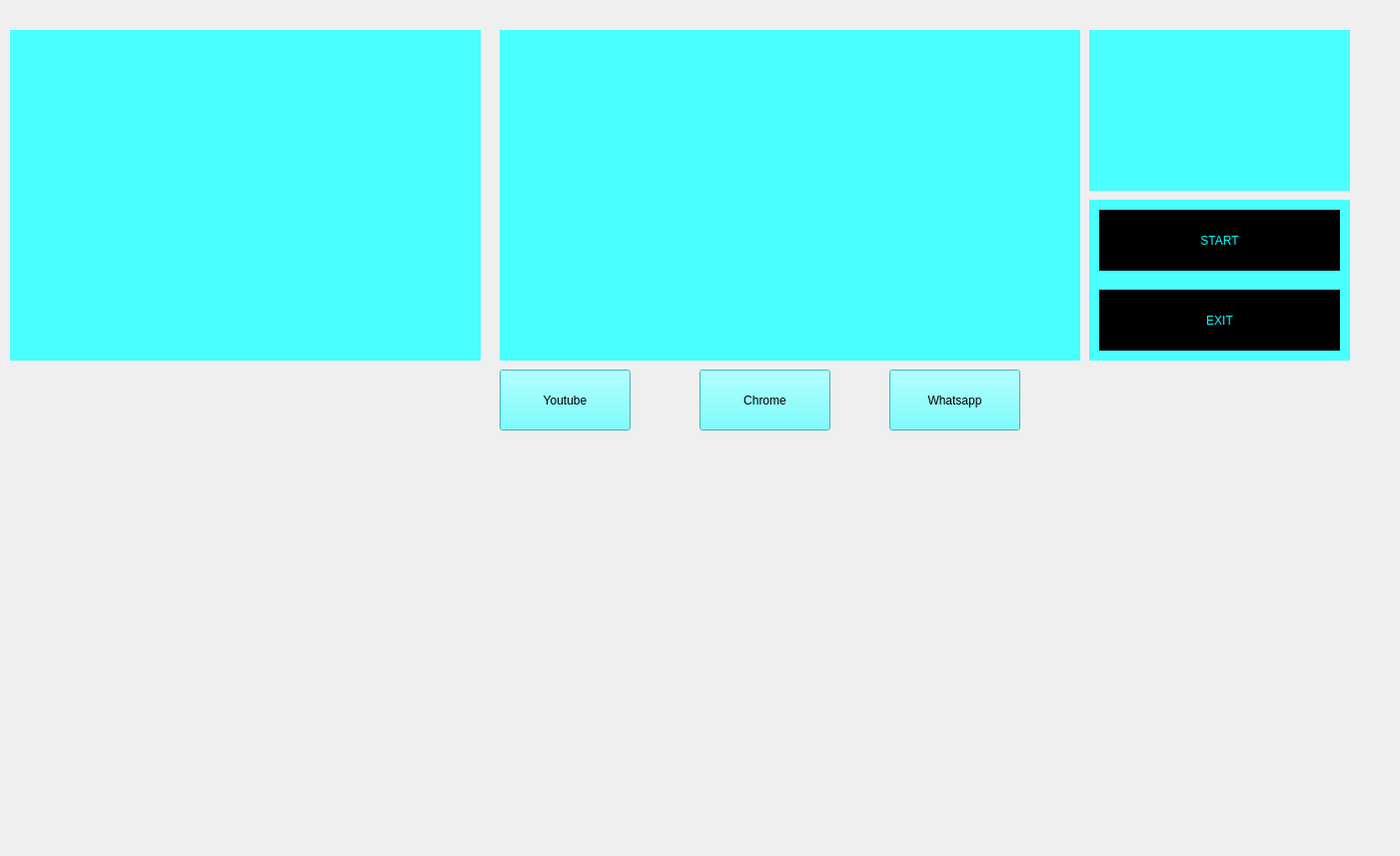
<?xml version="1.0" encoding="UTF-8"?>
<ui version="4.0">
 <class>JarvisUI</class>
 <widget class="QDialog" name="JarvisUI">
  <property name="geometry">
   <rect>
    <x>0</x>
    <y>0</y>
    <width>1401</width>
    <height>857</height>
   </rect>
  </property>
  <property name="windowTitle">
   <string>Dialog</string>
  </property>
  <widget class="QLabel" name="bg_1">
   <property name="geometry">
    <rect>
     <x>0</x>
     <y>0</y>
     <width>1381</width>
     <height>871</height>
    </rect>
   </property>
   <property name="text">
    <string/>
   </property>
   <property name="pixmap">
    <pixmap>../GUI MATERIAL/B.G/Black_Template.jpg</pixmap>
   </property>
   <property name="scaledContents">
    <bool>true</bool>
   </property>
  </widget>
  <widget class="QLabel" name="bg_2">
   <property name="geometry">
    <rect>
     <x>10</x>
     <y>30</y>
     <width>471</width>
     <height>331</height>
    </rect>
   </property>
   <property name="styleSheet">
    <string notr="true">background-color: rgb(74, 255, 255);</string>
   </property>
   <property name="text">
    <string/>
   </property>
  </widget>
  <widget class="QLabel" name="bg_3">
   <property name="geometry">
    <rect>
     <x>500</x>
     <y>30</y>
     <width>581</width>
     <height>331</height>
    </rect>
   </property>
   <property name="styleSheet">
    <string notr="true">background-color: rgb(74, 255, 255);</string>
   </property>
   <property name="text">
    <string/>
   </property>
  </widget>
  <widget class="QLabel" name="Gif_1">
   <property name="geometry">
    <rect>
     <x>20</x>
     <y>50</y>
     <width>441</width>
     <height>291</height>
    </rect>
   </property>
   <property name="text">
    <string/>
   </property>
   <property name="pixmap">
    <pixmap>C:/Users/KALPIT VORA/Desktop/5a9628b9256d9e54afd861edc949b0f2_w200.webp</pixmap>
   </property>
   <property name="scaledContents">
    <bool>true</bool>
   </property>
  </widget>
  <widget class="QLabel" name="Gif_2">
   <property name="geometry">
    <rect>
     <x>510</x>
     <y>40</y>
     <width>561</width>
     <height>311</height>
    </rect>
   </property>
   <property name="text">
    <string/>
   </property>
   <property name="pixmap">
    <pixmap>../GUI MATERIAL/ExtraGui/61de57a229cd6901f83fe0f9d04b5dca_w200.webp</pixmap>
   </property>
   <property name="scaledContents">
    <bool>true</bool>
   </property>
  </widget>
  <widget class="QLabel" name="Gif_3">
   <property name="geometry">
    <rect>
     <x>-100</x>
     <y>330</y>
     <width>661</width>
     <height>431</height>
    </rect>
   </property>
   <property name="text">
    <string/>
   </property>
   <property name="pixmap">
    <pixmap>../GUI MATERIAL/VoiceReg/__1.gif</pixmap>
   </property>
   <property name="scaledContents">
    <bool>true</bool>
   </property>
  </widget>
  <widget class="QLabel" name="bg_5">
   <property name="geometry">
    <rect>
     <x>1090</x>
     <y>30</y>
     <width>261</width>
     <height>161</height>
    </rect>
   </property>
   <property name="styleSheet">
    <string notr="true">background-color: rgb(74, 255, 255);</string>
   </property>
   <property name="text">
    <string/>
   </property>
  </widget>
  <widget class="QLabel" name="Gif_4">
   <property name="geometry">
    <rect>
     <x>1100</x>
     <y>40</y>
     <width>241</width>
     <height>141</height>
    </rect>
   </property>
   <property name="text">
    <string/>
   </property>
   <property name="pixmap">
    <pixmap>../GUI MATERIAL/ExtraGui/Earth.gif</pixmap>
   </property>
   <property name="scaledContents">
    <bool>true</bool>
   </property>
  </widget>
  <widget class="QLabel" name="bg_6">
   <property name="geometry">
    <rect>
     <x>1090</x>
     <y>620</y>
     <width>291</width>
     <height>231</height>
    </rect>
   </property>
   <property name="text">
    <string/>
   </property>
   <property name="pixmap">
    <pixmap>../GUI MATERIAL/B.G/gyhf.jpg</pixmap>
   </property>
   <property name="scaledContents">
    <bool>true</bool>
   </property>
  </widget>
  <widget class="QTextBrowser" name="Texttime_2">
   <property name="geometry">
    <rect>
     <x>1120</x>
     <y>750</y>
     <width>241</width>
     <height>91</height>
    </rect>
   </property>
   <property name="styleSheet">
    <string notr="true">background-color: Transparent;
 border-radius:none;</string>
   </property>
  </widget>
  <widget class="QTextBrowser" name="Texttime_1">
   <property name="geometry">
    <rect>
     <x>1120</x>
     <y>630</y>
     <width>231</width>
     <height>81</height>
    </rect>
   </property>
   <property name="styleSheet">
    <string notr="true">background-color: Transparent;
 border-radius:none;</string>
   </property>
  </widget>
  <widget class="QPushButton" name="pushButton_Strat">
   <property name="geometry">
    <rect>
     <x>1100</x>
     <y>210</y>
     <width>241</width>
     <height>61</height>
    </rect>
   </property>
   <property name="styleSheet">
    <string notr="true"> 
background-color: rgb(0, 0, 0);
font: 20pt &quot;MS Shell Dlg 2&quot;;
border-radius:none;
color: rgb(0, 255, 255);</string>
   </property>
   <property name="text">
    <string>START</string>
   </property>
  </widget>
  <widget class="QLabel" name="bg_7">
   <property name="geometry">
    <rect>
     <x>1090</x>
     <y>200</y>
     <width>261</width>
     <height>161</height>
    </rect>
   </property>
   <property name="styleSheet">
    <string notr="true">background-color: rgb(74, 255, 255);</string>
   </property>
   <property name="text">
    <string/>
   </property>
  </widget>
  <widget class="QPushButton" name="pushButton_Exit">
   <property name="geometry">
    <rect>
     <x>1100</x>
     <y>290</y>
     <width>241</width>
     <height>61</height>
    </rect>
   </property>
   <property name="styleSheet">
    <string notr="true"> 
background-color: rgb(0, 0, 0);
font: 20pt &quot;MS Shell Dlg 2&quot;;
border-radius:none;
color: rgb(0, 255, 255);</string>
   </property>
   <property name="text">
    <string>EXIT</string>
   </property>
  </widget>
  <widget class="QLabel" name="bg_8">
   <property name="geometry">
    <rect>
     <x>1090</x>
     <y>400</y>
     <width>291</width>
     <height>231</height>
    </rect>
   </property>
   <property name="text">
    <string/>
   </property>
   <property name="pixmap">
    <pixmap>../GUI MATERIAL/B.G/gyhf.jpg</pixmap>
   </property>
   <property name="scaledContents">
    <bool>true</bool>
   </property>
  </widget>
  <widget class="QTextBrowser" name="Texttime_3">
   <property name="geometry">
    <rect>
     <x>1120</x>
     <y>530</y>
     <width>241</width>
     <height>81</height>
    </rect>
   </property>
   <property name="styleSheet">
    <string notr="true">background-color: Transparent;
 border-radius:none;
</string>
   </property>
  </widget>
  <widget class="QTextBrowser" name="Texttime_4">
   <property name="geometry">
    <rect>
     <x>1110</x>
     <y>410</y>
     <width>241</width>
     <height>81</height>
    </rect>
   </property>
   <property name="styleSheet">
    <string notr="true">background-color: Transparent;
border-radius:none;</string>
   </property>
  </widget>
  <widget class="QPushButton" name="pushButton_yt">
   <property name="geometry">
    <rect>
     <x>500</x>
     <y>370</y>
     <width>131</width>
     <height>61</height>
    </rect>
   </property>
   <property name="styleSheet">
    <string notr="true">background-color: rgb(85, 255, 255);
font: 20pt &quot;MS Shell Dlg 2&quot;;</string>
   </property>
   <property name="text">
    <string>Youtube</string>
   </property>
  </widget>
  <widget class="QPushButton" name="pushButton__cm">
   <property name="geometry">
    <rect>
     <x>700</x>
     <y>370</y>
     <width>131</width>
     <height>61</height>
    </rect>
   </property>
   <property name="styleSheet">
    <string notr="true">background-color: rgb(85, 255, 255);
font: 20pt &quot;MS Shell Dlg 2&quot;;</string>
   </property>
   <property name="text">
    <string>Chrome</string>
   </property>
  </widget>
  <widget class="QPushButton" name="pushButton_wp">
   <property name="geometry">
    <rect>
     <x>890</x>
     <y>370</y>
     <width>131</width>
     <height>61</height>
    </rect>
   </property>
   <property name="styleSheet">
    <string notr="true">background-color: rgb(85, 255, 255);
font: 20pt &quot;MS Shell Dlg 2&quot;;</string>
   </property>
   <property name="text">
    <string>Whatsapp</string>
   </property>
  </widget>
  <widget class="QLabel" name="label">
   <property name="geometry">
    <rect>
     <x>510</x>
     <y>590</y>
     <width>531</width>
     <height>311</height>
    </rect>
   </property>
   <property name="text">
    <string/>
   </property>
   <property name="pixmap">
    <pixmap>../GUI MATERIAL/ExtraGui/initial.gif</pixmap>
   </property>
   <property name="scaledContents">
    <bool>true</bool>
   </property>
  </widget>
  <widget class="QLabel" name="label_2">
   <property name="geometry">
    <rect>
     <x>530</x>
     <y>470</y>
     <width>461</width>
     <height>171</height>
    </rect>
   </property>
   <property name="text">
    <string/>
   </property>
   <property name="pixmap">
    <pixmap>../GUI MATERIAL/ExtraGui/Jarvis_Gui (1).gif</pixmap>
   </property>
   <property name="scaledContents">
    <bool>true</bool>
   </property>
  </widget>
  <zorder>bg_1</zorder>
  <zorder>Gif_3</zorder>
  <zorder>bg_2</zorder>
  <zorder>bg_3</zorder>
  <zorder>Gif_1</zorder>
  <zorder>Gif_2</zorder>
  <zorder>bg_5</zorder>
  <zorder>Gif_4</zorder>
  <zorder>bg_6</zorder>
  <zorder>Texttime_2</zorder>
  <zorder>Texttime_1</zorder>
  <zorder>bg_7</zorder>
  <zorder>pushButton_Strat</zorder>
  <zorder>pushButton_Exit</zorder>
  <zorder>bg_8</zorder>
  <zorder>Texttime_3</zorder>
  <zorder>Texttime_4</zorder>
  <zorder>pushButton_yt</zorder>
  <zorder>pushButton__cm</zorder>
  <zorder>pushButton_wp</zorder>
  <zorder>label</zorder>
  <zorder>label_2</zorder>
 </widget>
 <resources/>
 <connections/>
</ui>
